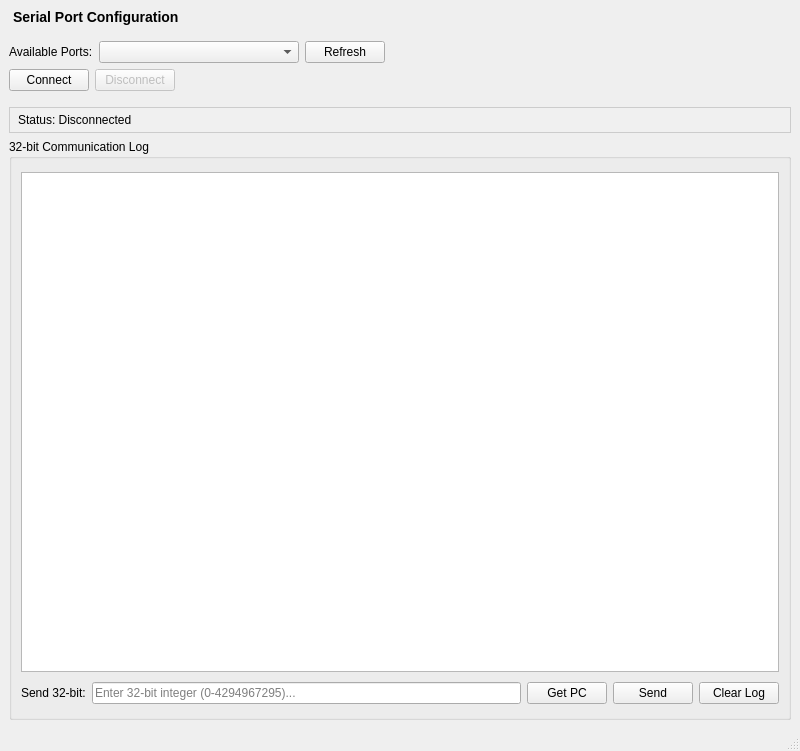
<?xml version="1.0" encoding="UTF-8"?>
<ui version="4.0">
 <class>MainWindow</class>
 <widget class="QMainWindow" name="MainWindow">
  <property name="geometry">
   <rect>
    <x>0</x>
    <y>0</y>
    <width>800</width>
    <height>751</height>
   </rect>
  </property>
  <property name="windowTitle">
   <string>Risc-V-Testing</string>
  </property>
  <widget class="QWidget" name="centralwidget">
   <layout class="QVBoxLayout" name="verticalLayout">
    <item>
     <widget class="QLabel" name="titleLabel">
      <property name="styleSheet">
       <string notr="true">font-weight: bold; font-size: 14px; margin-bottom: 10px;</string>
      </property>
      <property name="text">
       <string>Serial Port Configuration</string>
      </property>
     </widget>
    </item>
    <item>
     <layout class="QHBoxLayout" name="portSelectionLayout">
      <item>
       <widget class="QLabel" name="portLabel">
        <property name="text">
         <string>Available Ports:</string>
        </property>
       </widget>
      </item>
      <item>
       <widget class="QComboBox" name="serialPortComboBox">
        <property name="minimumSize">
         <size>
          <width>200</width>
          <height>0</height>
         </size>
        </property>
       </widget>
      </item>
      <item>
       <widget class="QPushButton" name="refreshButton">
        <property name="minimumSize">
         <size>
          <width>80</width>
          <height>0</height>
         </size>
        </property>
        <property name="text">
         <string>Refresh</string>
        </property>
       </widget>
      </item>
      <item>
       <spacer name="horizontalSpacer">
        <property name="orientation">
         <enum>Qt::Horizontal</enum>
        </property>
        <property name="sizeHint" stdset="0">
         <size>
          <width>40</width>
          <height>20</height>
         </size>
        </property>
       </spacer>
      </item>
     </layout>
    </item>
    <item>
     <layout class="QHBoxLayout" name="buttonLayout">
      <item>
       <widget class="QPushButton" name="connectButton">
        <property name="minimumSize">
         <size>
          <width>80</width>
          <height>0</height>
         </size>
        </property>
        <property name="text">
         <string>Connect</string>
        </property>
       </widget>
      </item>
      <item>
       <widget class="QPushButton" name="disconnectButton">
        <property name="enabled">
         <bool>false</bool>
        </property>
        <property name="minimumSize">
         <size>
          <width>80</width>
          <height>0</height>
         </size>
        </property>
        <property name="text">
         <string>Disconnect</string>
        </property>
       </widget>
      </item>
      <item>
       <spacer name="horizontalSpacer_2">
        <property name="orientation">
         <enum>Qt::Horizontal</enum>
        </property>
        <property name="sizeHint" stdset="0">
         <size>
          <width>40</width>
          <height>20</height>
         </size>
        </property>
       </spacer>
      </item>
     </layout>
    </item>
    <item>
     <widget class="QLabel" name="statusLabel">
      <property name="styleSheet">
       <string notr="true">margin-top: 10px; padding: 5px; background-color: #f0f0f0; border: 1px solid #ccc;</string>
      </property>
      <property name="text">
       <string>Status: Disconnected</string>
      </property>
     </widget>
    </item>
    <item>
     <widget class="QGroupBox" name="communicationGroupBox">
      <property name="title">
       <string>32-bit Communication Log</string>
      </property>
      <layout class="QVBoxLayout" name="verticalLayout_2">
       <item>
        <widget class="QTextEdit" name="logTextEdit">
         <property name="maximumSize">
          <size>
           <width>16777215</width>
           <height>500</height>
          </size>
         </property>
         <property name="readOnly">
          <bool>true</bool>
         </property>
        </widget>
       </item>
       <item>
        <layout class="QHBoxLayout" name="sendLayout">
         <item>
          <widget class="QLabel" name="sendLabel">
           <property name="text">
            <string>Send 32-bit:</string>
           </property>
          </widget>
         </item>
         <item>
          <widget class="QLineEdit" name="sendLineEdit">
           <property name="placeholderText">
            <string>Enter 32-bit integer (0-4294967295)...</string>
           </property>
          </widget>
         </item>
         <item>
          <widget class="QPushButton" name="getPC">
           <property name="text">
            <string>Get PC</string>
           </property>
          </widget>
         </item>
         <item>
          <widget class="QPushButton" name="sendButton">
           <property name="text">
            <string>Send</string>
           </property>
          </widget>
         </item>
         <item>
          <widget class="QPushButton" name="clearLogButton">
           <property name="text">
            <string>Clear Log</string>
           </property>
          </widget>
         </item>
        </layout>
       </item>
      </layout>
     </widget>
    </item>
   </layout>
  </widget>
  <widget class="QMenuBar" name="menubar">
   <property name="geometry">
    <rect>
     <x>0</x>
     <y>0</y>
     <width>800</width>
     <height>23</height>
    </rect>
   </property>
  </widget>
  <widget class="QStatusBar" name="statusbar"/>
 </widget>
 <resources/>
 <connections/>
</ui>
